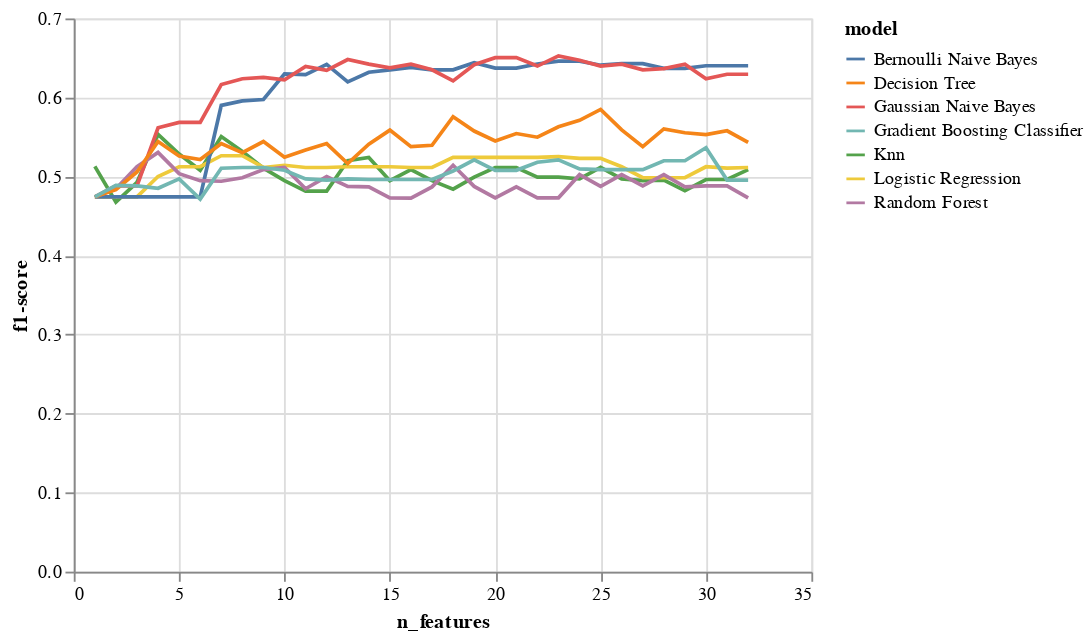

Notebook code for this chart:
### Code cell
alt.Chart(model_perf_nfeatures).mark_line().encode(
    x='n_features:Q',
    y='f1-score:Q',
    color='model:N',
)

### Figure 1 — Vega-Lite specification as saved in the notebook (floating-point values rounded to 4 significant figures; data arrays with more than 128 entries replaced by an {"elided": "..."} marker saying what was removed)
{"config": {"view": {"continuousWidth": 400, "continuousHeight": 300}}, "data": {"name": "data-a6cc7772ae0fe992a69f11a86fa26539"}, "mark": "line", "encoding": {"color": {"field": "model", "type": "nominal"}, "x": {"field": "n_features", "type": "quantitative"}, "y": {"field": "f1-score", "type": "quantitative"}}, "$schema": "https://vega.github.io/schema/vega-lite/v4.17.0.json", "datasets": {"data-a6cc7772ae0fe992a69f11a86fa26539": {"elided": "224 records"}}}
